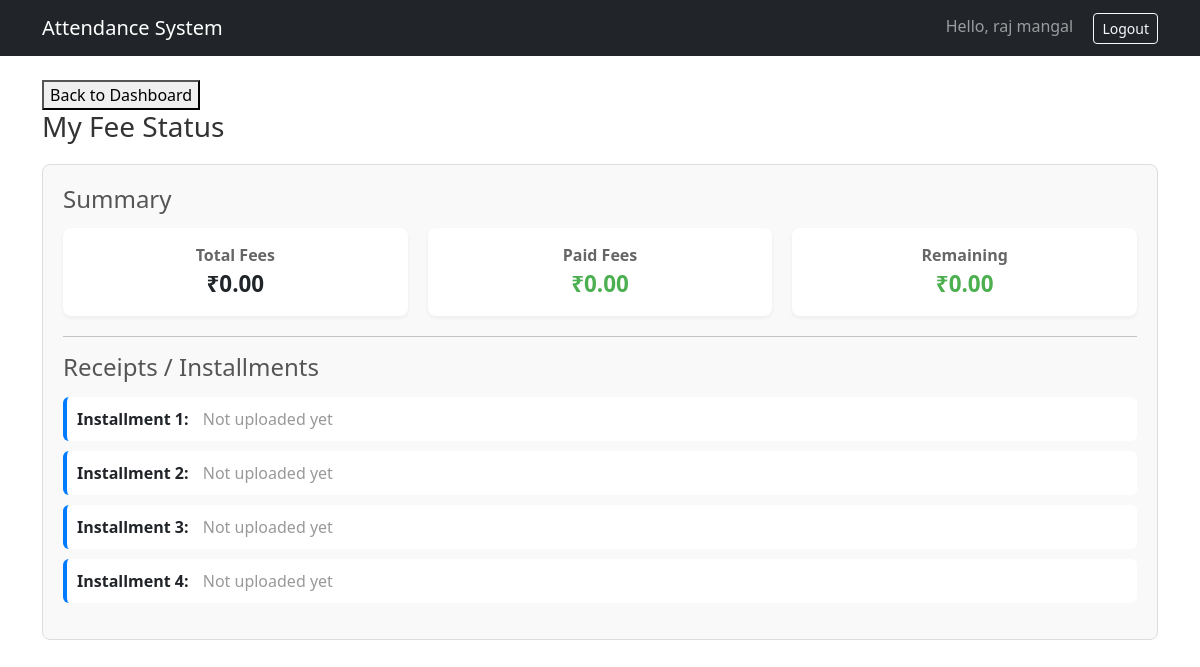
The page /fees/student/view-fees/ (signed in) on the database as committed earlier.
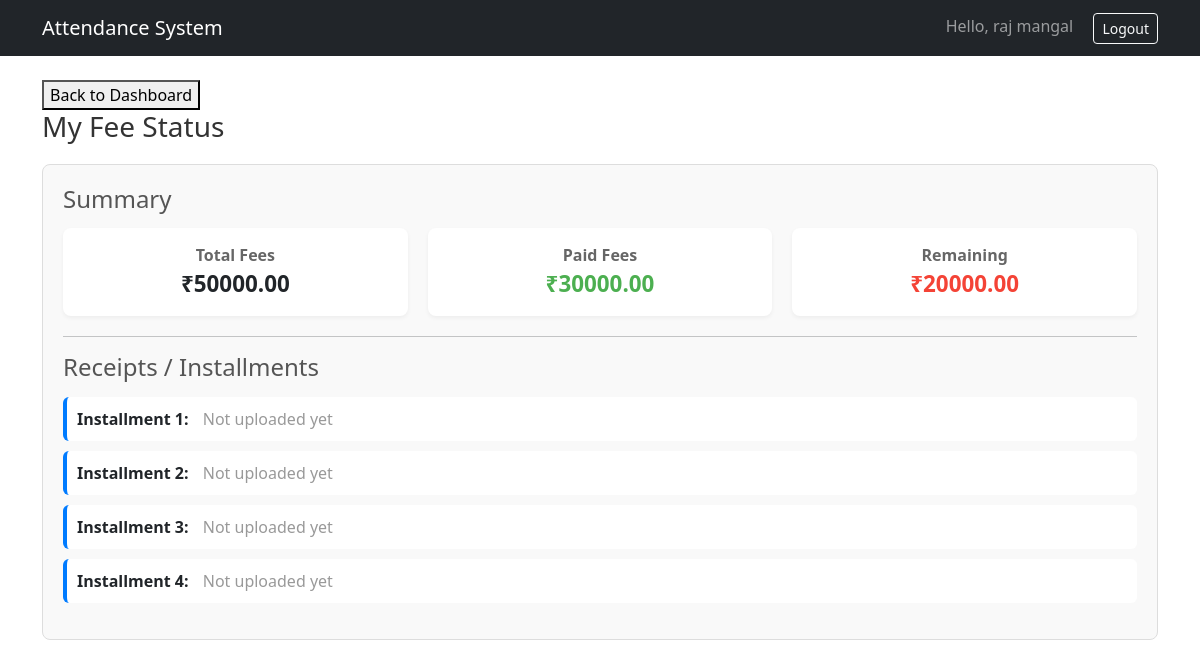
The same page on the database as committed later.
### fees/models.py (models this page shows, shortened)
class FeeRecord(models.Model):
    student = models.OneToOneField(StudentProfile, on_delete=models.CASCADE, related_name='fee_record')
    total_fees = models.DecimalField(max_digits=10, decimal_places=2, default=0.00)
    paid_fees = models.DecimalField(max_digits=10, decimal_places=2, default=0.00)
    installment_1 = models.FileField(upload_to='receipts/', null=True, blank=True)
    installment_2 = models.FileField(upload_to='receipts/', null=True, blank=True)
    installment_3 = models.FileField(upload_to='receipts/', null=True, blank=True)
    installment_4 = models.FileField(upload_to='receipts/', null=True, blank=True)
    @property
    def remaining_fees(self):
        return self.total_fees - self.paid_fees

### accounts/decorators.py (the view)
    def wrapper(request,*args,**kwargs):
        if hasattr(request.user,'studentprofile'):
            return view_func(request,*args,**kwargs)
        else:
            return redirect('manager_dashboard')

### fees/templatetags/fees_extras.py (called while the page is built)
@register.filter
def get_attr(obj, attr_name):
    return getattr(obj, attr_name, None)

### fees/views.py (called while the page is built)
@login_required
@student_required
def student_view_fees(request):
    try:
        student = request.user.studentprofile
    except StudentProfile.DoesNotExist:
        messages.error(request,'student profile not found')
        return redirect('student_dashboard')
    fee_record, created = FeeRecord.objects.get_or_create(student=student)
    return render(request,'fees/student_view_fees.html',{'fee_record':fee_record})

### templates/fees/student_view_fees.html (shortened to what this page needs)
{% extends 'base.html' %}
{% load fees_extras %}
{% block content %}
<button><a href="{% url 'student_dashboard' %}">Back to Dashboard</a></button>
<h3>My Fee Status</h3>
<div style="margin-top: 20px; padding: 20px; border: 1px solid #ddd; border-radius: 8px; background-color: #f9f9f9;">
    <h4>Summary</h4>
    <div style="display: flex; gap: 20px; margin-bottom: 20px;">
        <div
            style="flex: 1; padding: 15px; background: white; border-radius: 8px; box-shadow: 0 2px 4px rgba(0,0,0,0.05); text-align: center;">
            <strong style="color: #666;">Total Fees</strong><br>
            <span style="font-size: 1.4em; font-weight: bold;">₹{{ fee_record.total_fees }}</span>
        </div>
        <div
            style="flex: 1; padding: 15px; background: white; border-radius: 8px; box-shadow: 0 2px 4px rgba(0,0,0,0.05); text-align: center;">
            <strong style="color: #666;">Paid Fees</strong><br>
            <span style="font-size: 1.4em; font-weight: bold; color: #4caf50;">₹{{ fee_record.paid_fees }}</span>
        </div>
        <div
            style="flex: 1; padding: 15px; background: white; border-radius: 8px; box-shadow: 0 2px 4px rgba(0,0,0,0.05); text-align: center;">
            <strong style="color: #666;">Remaining</strong><br>
            <span class="remaining-amount {% if fee_record.remaining_fees > 0 %}pending{% else %}cleared{% endif %}">
                ₹{{ fee_record.remaining_fees }}
            </span>
        </div>
    </div>
    <hr>
    <h4>Receipts / Installments</h4>
    <ul style="list-style: none; padding: 0;">
        {% for i in "1234" %}
        {% with field_name="installment_"|add:i %}
        {% with file=fee_record|get_attr:field_name %}
        <li
            style="margin-bottom: 10px; padding: 10px; background: white; border-radius: 6px; border-left: 4px solid #007bff;">
            <strong>Installment {{ i }}:</strong>
            {% if file %}
            <a href="{{ file.url }}" target="_blank"
                style="color: #007bff; text-decoration: none; margin-left: 10px; font-weight: bold;">Download
                Receipt</a>
            {% else %}
            <span style="color: #999; margin-left: 10px;">Not uploaded yet</span>
            {% endif %}
        </li>
        {% endwith %}
        {% endwith %}
        {% endfor %}
    </ul>
</div>
{% endblock %}%

Rows that differ between the two databases and show on the page:
changed FeeRecord: total_fees "0.00" → "50000.00"; paid_fees "0.00" → "30000.00"; remaining_fees "0.00" → "20000.00"
